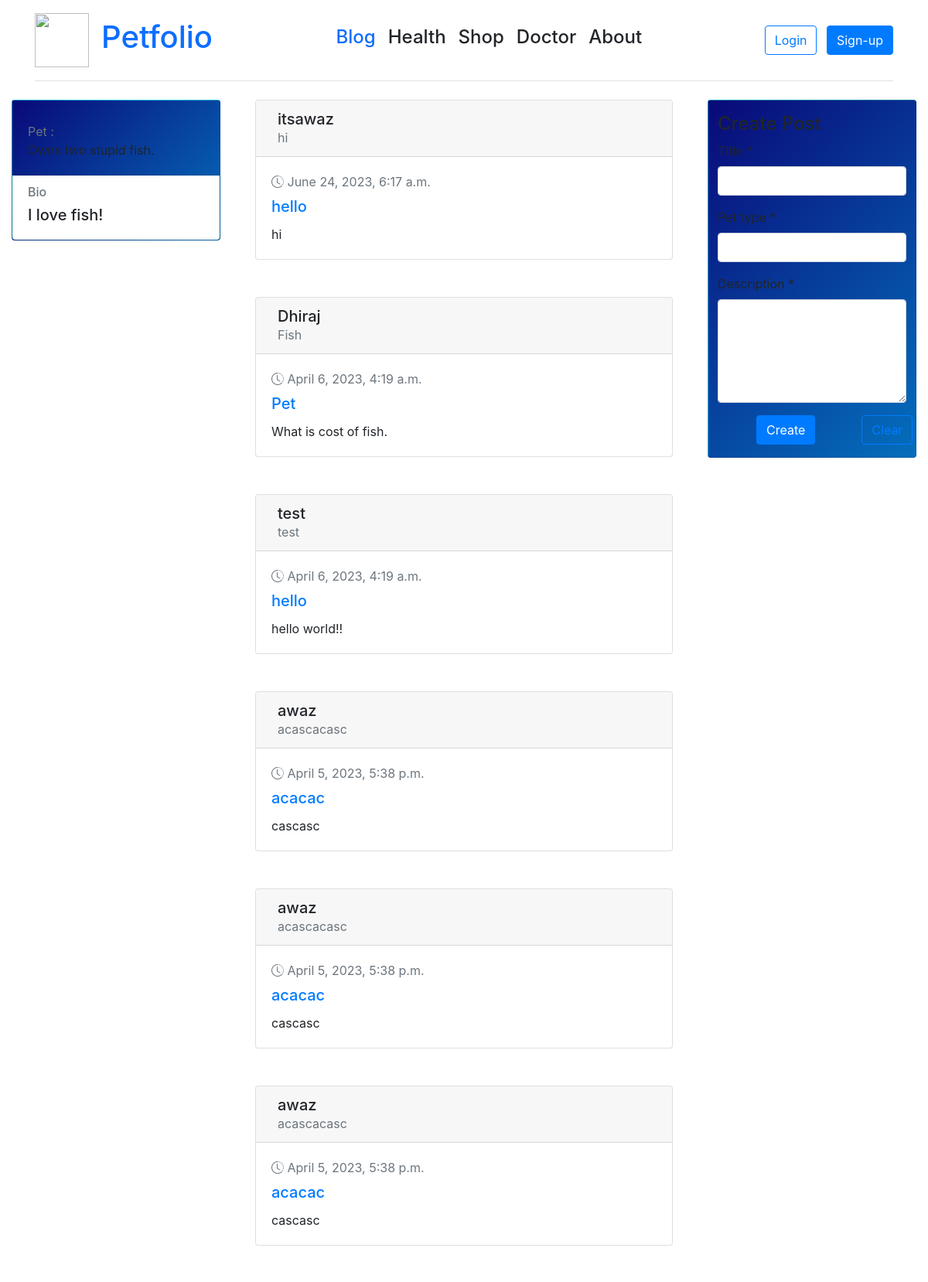
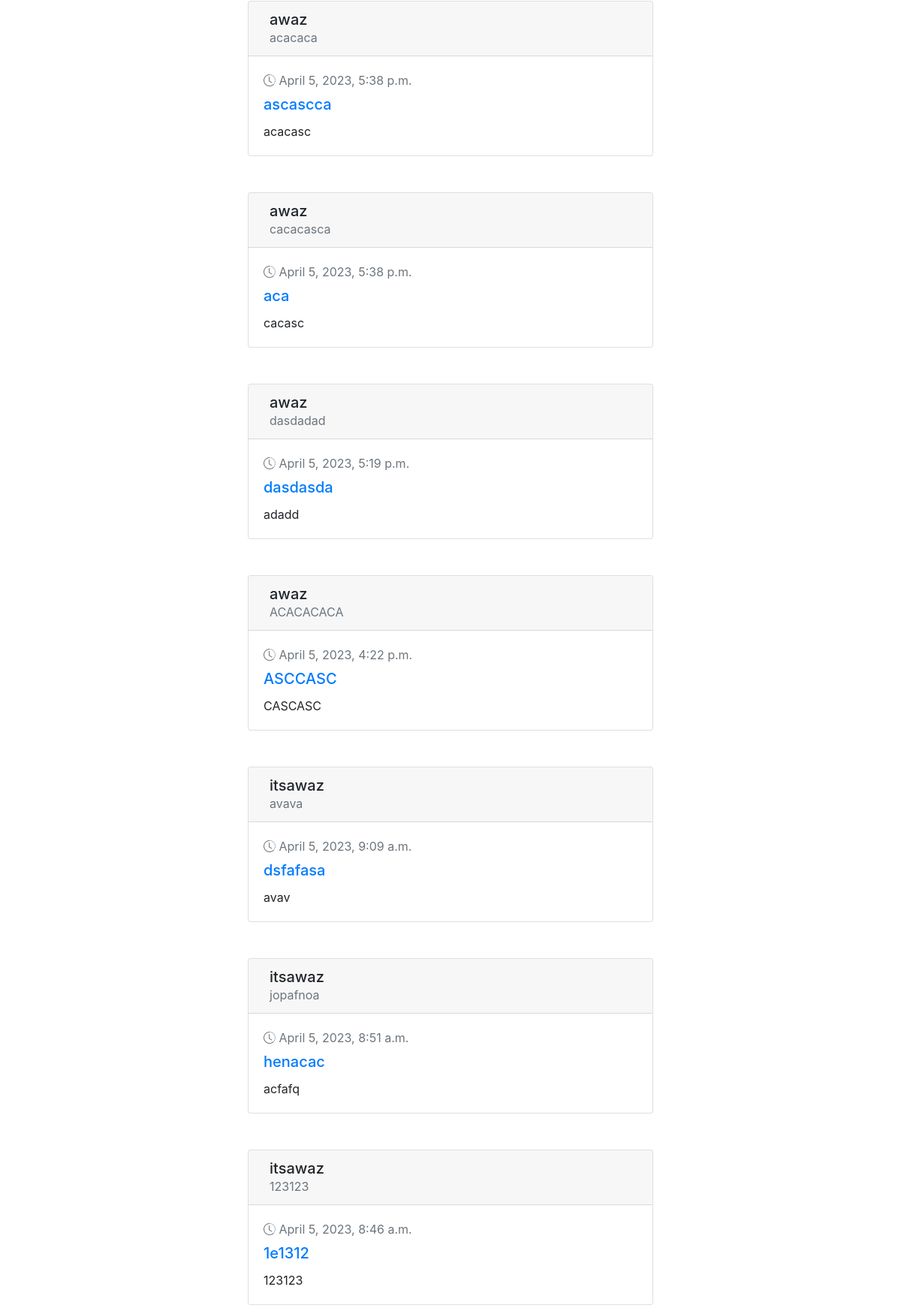
Screenshot of /blog/ (upper part) with the database file from the repository (2 pictures, top to bottom).
### blog/models.py (models this page shows, shortened)
class Post(models.Model):
    title = models.CharField(max_length=200)
    content = models.TextField()
    date_posted = models.DateTimeField(default=datetime.datetime.now(pytz.timezone('Asia/Kolkata')))
    author = models.ForeignKey(User, on_delete=models.CASCADE)
    pet_type = models.CharField(max_length=50, default='')

### blog/views.py (the view)
# urls.py: path('', views.blog, name='blog-home')
def blog(request):
    context = {
        'posts': Post.objects.all().order_by('-date_posted')
    }
    if request.method == 'POST' and 'POST' in request.POST:
        if request.user.is_authenticated:
            post(request)
        else:
            messages.error(request, f'Log in to Continue')
    if request.method == 'POST' and 'logout' in request.POST:
        log_out(request)
    return render(request, 'blog/blog.html', context)

### blog/templates/blog/blog.html (shortened to what this page needs)
{% extends "blog/base.html" %}
{% block content%}
<div class="container-fluid gedf-wrapper">
       <div class="row">
           <div class="col-md-3">
               <div class="card flash ">
                   <div class="card-body">
                       <div class="h7 text-muted">Pet : {{user.pet_type}} </div>
                       <div class="h7"> Owns two stupid fish.
                       </div>
                   </div>
                   <ul class="list-group list-group-flush">
                       <li class="list-group-item">
                           <div class="h6 text-muted">Bio</div>
                           <div class="h5">I love fish!</div>
                       </li>
                   </ul>
               </div>
           </div>
<div class="col-md-6 gedf-main">
 {% for post in posts %}
 <div class="container-fluid ">
  <div class="card gedf-card ">
                <div class="card-header">
                      <div class="d-flex justify-content-between align-items-center">
                          <div class="d-flex justify-content-between align-items-center">
                              <div class="ml-2">
                                  <div class="h5 m-0">{{post.author}}</div>
                                  <div class="h7 text-muted">{{post.pet_type}}</div>
                              </div>
                          </div>
                          <div>
                              <div class="dropdown">
                                  <button class="btn btn-link " type="button" id="gedf-drop1" data-toggle="dropdown" aria-haspopup="true" aria-expanded="false">
                                  </button>
                              </div>
                          </div>
                      </div>
                  </div>
                  <div class="card-body">
                      <div class="text-muted h7 mb-2"> <i class="bi bi-clock-history"></i> {{post.date_posted}} </div>
                      <a class="card-link" href="">
                          <h5 class="card-title">{{post.title}}</h5>
                      </a>
                      <p class="card-text">
                        {{post.content}}
                      </p>
                  </div>
              </div>
        </div>
<br>
<br>
 {% endfor %}
</div>
<div class="col-md-3">
  <div class="card flash ">
    <div class="container ">
      <div class="row">
      <h4>Create Post</h4>
      <form  method="POST"  id="post-form">
          <div class="form-group">
              <label >Title<span class="require"> *</span></label>
              <input type="text" class="form-control" name="title" required/>
          </div>
          <div class="form-group">
              <label >Pet type<span class="require"> *</span></label>
              <input type="text" class="form-control" name="pet_type" required/>
          </div>
          <div class="form-group">
              <label>Description<span class="require"> *</span></label>
              <textarea rows="5" class="form-control" name="description" required></textarea>
              <div class="form-group d-flex">
          <button type="submit" class="btn btn-primary" style="margin-right: 50px; margin-left: 50px; " name="POST">
            Create
          </button>
          <button class="btn btn-outline-primary" type="button" onclick="clearForm()" style="margin-left: 10px;">
            Clear
          </button>
        </div>
          </div>
      </form>
</div>
</div>
</div>
</div>
{% endblock content%}

### blog/templates/blog/base.html (style rules this page uses)
.flash { background: linear-gradient(-45deg, #020024, #00d4ff, #090979); background-size: 400% 400%; animation: gradient 10s ease infinite; height: 100vh; }
.card-title { text-decoration: none !important; }

### rows the page displays
Post: author "itsawaz", pet_type "hi", date_posted "June 24, 2023, 6:17 a.m.", title "hello", content "hi"
Post: author "Dhiraj", pet_type "Fish", date_posted "April 6, 2023, 4:19 a.m.", title "Pet", content "What is cost of fish."
Post: author "test", pet_type "test", date_posted "April 6, 2023, 4:19 a.m.", title "hello", content "hello world!!"
Post: author "awaz", pet_type "acascacasc", date_posted "April 5, 2023, 5:38 p.m.", title "acacac", content "cascasc"
Post: author "awaz", pet_type "acascacasc", date_posted "April 5, 2023, 5:38 p.m.", title "acacac", content "cascasc"
Post: author "awaz", pet_type "acascacasc", date_posted "April 5, 2023, 5:38 p.m.", title "acacac", content "cascasc"
Post: author "awaz", pet_type "acacaca", date_posted "April 5, 2023, 5:38 p.m.", title "ascascca", content "acacasc"
Post: author "awaz", pet_type "cacacasca", date_posted "April 5, 2023, 5:38 p.m.", title "aca", content "cacasc"
Post: author "awaz", pet_type "dasdadad", date_posted "April 5, 2023, 5:19 p.m.", title "dasdasda", content "adadd"
Post: author "awaz", pet_type "ACACACACA", date_posted "April 5, 2023, 4:22 p.m.", title "ASCCASC", content "CASCASC"
Post: author "itsawaz", pet_type "avava", date_posted "April 5, 2023, 9:09 a.m.", title "dsfafasa", content "avav"
Post: author "itsawaz", pet_type "jopafnoa", date_posted "April 5, 2023, 8:51 a.m.", title "henacac", content "acfafq"
Post: author "itsawaz", pet_type "123123", date_posted "April 5, 2023, 8:46 a.m.", title "1e1312", content "123123"
